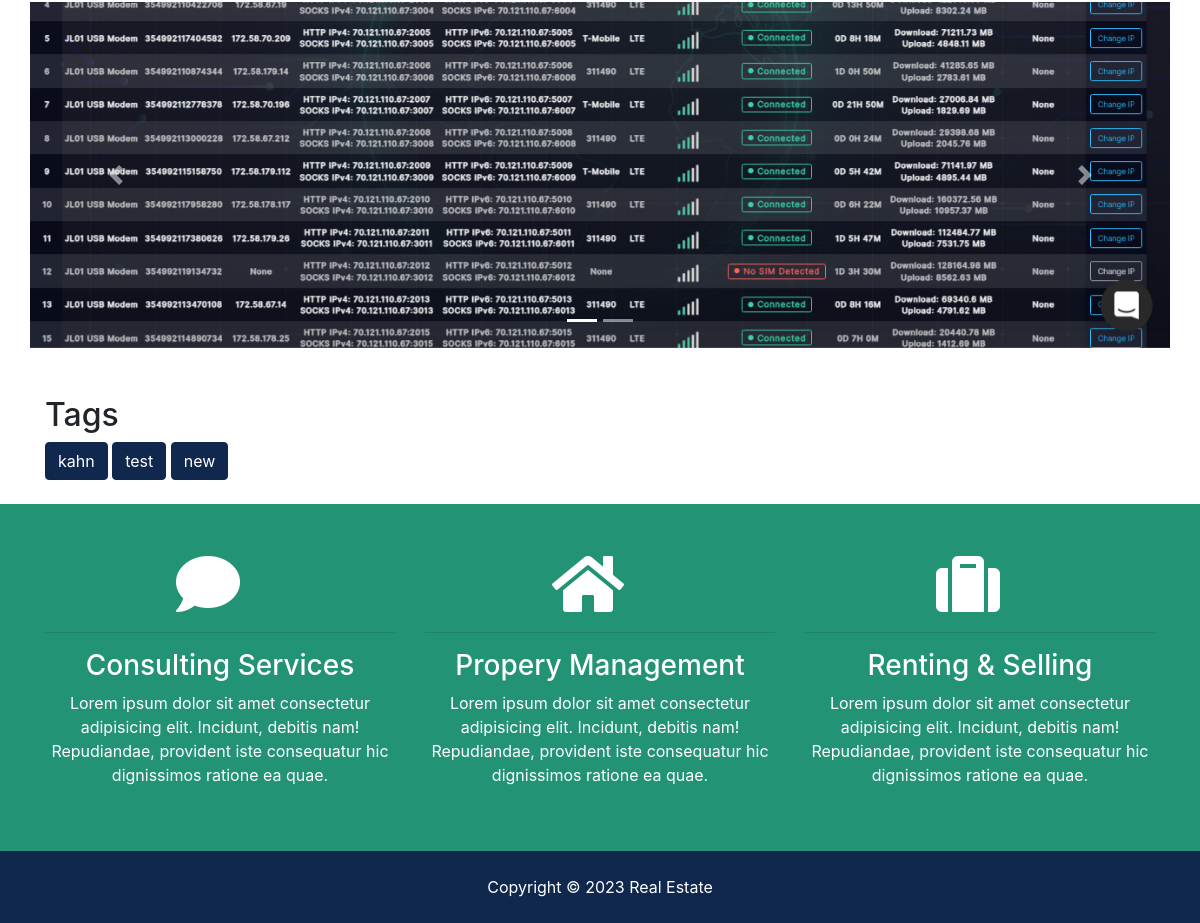
/listings/society-main/1 (lower part), run on an earlier commit of the app's database.
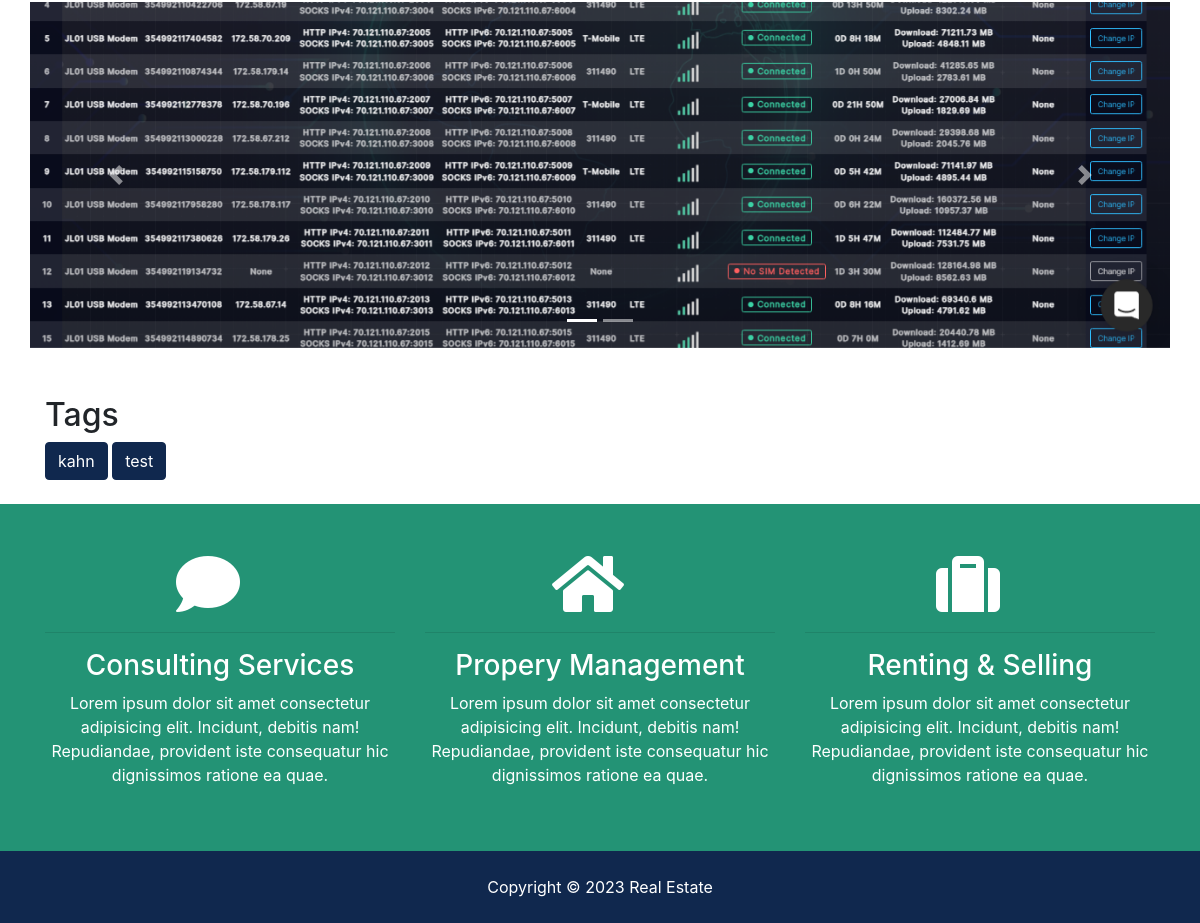
And on a later commit of the database.
### listings/models.py (models this page shows, shortened)
class Society_details_home_page(models.Model):
    title = models.CharField(max_length=2000, blank=True)
    society = models.ForeignKey(Society, on_delete=models.CASCADE, default=None)
    society_youtube_videos = models.ForeignKey(Society_Youtube_videos, on_delete=models.CASCADE)
    society_home_page_images = models.ForeignKey(Society_Home_Page_Images, on_delete=models.CASCADE)
    plot_types = models.ForeignKey(Plot_types, on_delete=models.CASCADE)
    society_status = models.ForeignKey(Socity_Status, on_delete=models.CASCADE)
    launch_date = models.DateTimeField(default=datetime.now, blank=True)
    approvals = models.CharField(max_length=1000)
    facilities = models.CharField(max_length=2000)
    transfer_charges = models.CharField(max_length=2000)
    transfer_office = models.CharField(max_length=2000)
    location_on_map = models.CharField(max_length=1000)
    society_location = models.ImageField(upload_to='photos/%Y/%m/%d/', blank=True)
    download_location_file = models.CharField(max_length=1000)
    official_website = models.CharField(max_length=1000)
    official_contact_number = models.CharField(max_length=1000)
    posession = models.BooleanField(default=False)
    posession_date = models.DateTimeField(default=datetime.now, blank=True)
    description_and_details_1 = tinymce_models.HTMLField(blank=True)
    description_and_details_2 = tinymce_models.HTMLField(blank=True)
    is_published = models.BooleanField(default=True)
    list_date = models.DateTimeField(default=datetime.now, blank=True)
    created_at = models.DateTimeField(auto_now_add=True, blank=True)
    updated_at = models.DateTimeField(auto_now=True, blank=True)
    class Meta:
        verbose_name = "18. Society Detail Home Page"

class Society_Home_Page_Images(models.Model):
    society = models.ForeignKey(Society, on_delete=models.CASCADE, default=None)
    title = models.CharField(max_length=200)
    photo_main = models.ImageField(upload_to='photos/%Y/%m/%d/')
    photo_1 = models.ImageField(upload_to='photos/%Y/%m/%d/', blank=True)
    photo_2 = models.ImageField(upload_to='photos/%Y/%m/%d/', blank=True)
    photo_3 = models.ImageField(upload_to='photos/%Y/%m/%d/', blank=True)
    photo_4 = models.ImageField(upload_to='photos/%Y/%m/%d/', blank=True)
    photo_5 = models.ImageField(upload_to='photos/%Y/%m/%d/', blank=True)
    photo_6 = models.ImageField(upload_to='photos/%Y/%m/%d/', blank=True)
    photo_7 = models.ImageField(upload_to='photos/%Y/%m/%d/', blank=True)
    photo_8 = models.ImageField(upload_to='photos/%Y/%m/%d/', blank=True)
    photo_9 = models.ImageField(upload_to='photos/%Y/%m/%d/', blank=True)
    photo_10 = models.ImageField(upload_to='photos/%Y/%m/%d/', blank=True)
    is_published = models.BooleanField(default=True)
    list_date = models.DateTimeField(default=datetime.now, blank=True)
    created_at= models.DateTimeField(auto_now_add=True, blank=True)
    updated_at= models.DateTimeField(auto_now=True, blank=True)
    class Meta:
        verbose_name = "04. Society Home Page Images"

class Socity_tags(models.Model):
    society = models.ForeignKey(Society, on_delete=models.CASCADE, default=None)
    title = models.CharField(max_length=200)
    is_published = models.BooleanField(default=True)
    list_date = models.DateTimeField(default=datetime.now, blank=True)
    created_at = models.DateTimeField(auto_now_add=True, blank=True)
    updated_at = models.DateTimeField(auto_now=True, blank=True)
    class Meta:
        verbose_name = "13. Society Tag"

### listings/views.py (the view)
# urls.py: path('society-main/<int:id>', views.society_main_page, name='society-main'),
def society_main_page(request, id):
  city_data = city.objects.order_by('-list_date').filter(is_published=True)
  society_id = Society.objects.filter(id=id).first()
  society_main = Society_details_home_page.objects.order_by('-list_date').filter(is_published=True).filter(society=society_id)
  society_plot_table_data = Plot_details_table.objects.order_by('-list_date').filter(is_published=True).filter(society=society_id)
  latest_news = Socity_latest_news.objects.order_by('-list_date').filter(is_published=True).filter(society=society_id)
  society_phases = Society_phase_details_home_page.objects.order_by('-list_date').filter(is_published=True).filter(society=society_id)
  society_tags = Socity_tags.objects.order_by('-list_date').filter(is_published=True).filter(society=society_id)
  society_dropdown = Society.objects.order_by('-list_date').filter(is_published=True)
  context = {
    'city_dropdown':city_data,
      'society_mains': society_main,
      'state_choices': state_choices,
      'society_id': society_id.id,
      'society_plot_table_datas':society_plot_table_data,
    'latest_news':latest_news,
    'society_phases':society_phases,
    'society_tags':society_tags,
    'society_dropdowns': society_dropdown
    }
  return render(request, 'listings/society_main_page.html', context)

### listings/models.py (called while the page is built)
    def __str__(self):
        return self.title

### templates/listings/society_main_page.html (shortened to what this page needs)
{% extends 'base.html' %}
{% load humanize %}
{% block content %}
  <section id="listing" class="py-4">
    <div class="container">
   <div class="row">
         {% for society_main in society_mains %}
    <div id="carouselExampleIndicators" class="carousel slide" data-ride="carousel">
  <ol class="carousel-indicators">
      {% if society_main.society_home_page_images.photo_main %}
    <li data-target="#carouselExampleIndicators" data-slide-to="0" class="active"></li>
      {% endif %}
      {% if society_main.society_home_page_images.photo_1 %}
    <li data-target="#carouselExampleIndicators" data-slide-to="1"></li>
  {% endif %}
  </ol>
  <div class="carousel-inner">
      {% if society_main.society_home_page_images.photo_main %}
    <div class="carousel-item active hover-zoom">
      <img class="d-block w-100" src="{{ society_main.society_home_page_images.photo_main.url }}" alt="First slide">
    </div>
      {% endif %}
  </div>
  <a class="carousel-control-prev" href="#carouselExampleIndicators" role="button" data-slide="prev">
    <span class="carousel-control-prev-icon" aria-hidden="true"></span>
  </a>
  <a class="carousel-control-next" href="#carouselExampleIndicators" role="button" data-slide="next">
    <span class="carousel-control-next-icon" aria-hidden="true"></span>
  </a>
</div>
    {% endfor %}
       <div class="container mt-5">
  <h2>Tags</h2>
           {% for society_tag in society_tags %}
  <button type="button" class="btn btn-primary">{{ society_tag.title }} </button>
           {% endfor %}
</div>
        </div>
      </div>
  </section>
    {% include 'partials/services.html' %}
{% endblock %}

What changed in the data, as far as the page shows it:
no longer on this page (row edited): Socity_tags: title "new"
